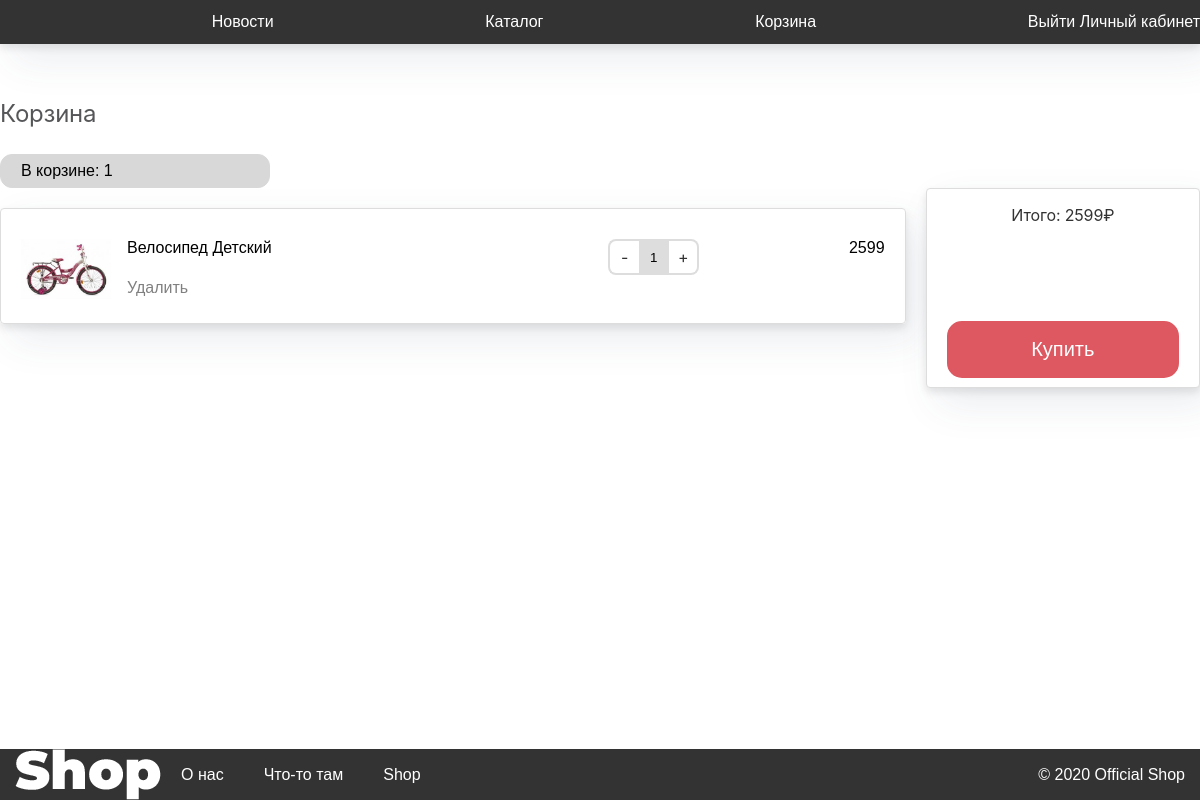
Screenshot of /basket/ (signed in) with the database file from the repository.
### Goods/models.py (models this page shows, shortened)
class About_goods(models.Model):
    category = models.TextField()
    count = models.IntegerField()
    price = models.IntegerField()
    description = models.TextField(default = "description empty")
    name = models.TextField()
    image = models.TextField()
    rating = models.TextField(default="0.00")

### Basket/views.py (the view)
# urls.py: path('', views.basket, name="basket"),
def basket(request):
	if request.user.is_authenticated:
		confirm_check(request.session["user"])
		aunt = True
	else:
		aunt = False
	count = 0
	goodsFullInfo = []
	idForDelete = []
	try:
		goods = Goods_of_user.objects.filter(userName = request.session["user"])
		for i in goods:
			good = About_goods.objects.get(id = i.goodId)
			goodsFullInfo.append({"name" : good.name,
								  "price" : good.price,
								  "image" : good.image,
								  "idForPlusAndMinus" : count,
								  "id" : i.id})
			count+=1
		return render(request, "BasketTemp/basket.html", {"count":count,
														  "goods": goodsFullInfo,
														  "aunt" : aunt,
														  "idForDelete" : idForDelete})
	except Exception as e:
		return render(request, "BasketTemp/basket.html", {"count":count,
														  "goods": goodsFullInfo,
														  "aunt" : aunt,
														  "idForPlusAndMinus" : count,
														  "idForDelete" : idForDelete})

### Main/basket_new_goods.py (called while the page is built)
def confirm_check(userName):
    try:
        goods = Goods_of_user.objects.filter(userName = userName)
        for i in goods:
            i.checked = 1
            i.save()
        return 1
    except Exception as e:
        return 0

### Registration/templates/BasketTemp/basket.html (shortened to what this page needs)
{% extends "index.html"%} {%block head%} {% load static %}
<link rel="stylesheet" href="{%static 'basket.css' %}">
{%endblock%} {%block content%}
<div class="page_laout">
    <div>
      <h2>Корзина</h2>
    </div>
    <div class="basket"><a>В корзине: {{count}}</a></div>
    <form action="/basket/buy_all" method = "POST">
    <div class="conteiner">
      <div class="conteienr_list">
        <div class="list_basket">
    {%for i in goods%}
          <div class="list_item">
            <div class="list_item_in">
              <div class="item_img"><img src="{%static i.image %}" alt=""></div>
              <div class="item_block">
                <div class="item_name">{{i.name}}</div>
                <div class="item_del"><button><a href = '/basket/delete/{{i.id}}'>Удалить</a></button></div>
              </div>
              <div class="item_col">
                <div class="item_col1" style="display: flex;">
                  <div class="item_col_button item_col_button_min" onclick='minus("{{i.idForPlusAndMinus}}")'><p style="color: black;">-</p></div>
                  <input id="{{i.idForPlusAndMinus}}" name="count-{{i.idForPlusAndMinus}}" class='item_col_input' type="text"
                    value='1' readonly>
                    <div  class='item_col_button item_col_button_plus' onclick='plus("{{i.idForPlusAndMinus}}")'><p style="color: black;">+</p></div>
                </div>
              </div>
              <div class="item_price"><span id='{{i.idForPlusAndMinus}}' class='i-p'>{{i.price}}</span></div>
            </div>
          </div>
    {%endfor%}
        </div>
      </div>
      <div class='block_buy'>
        <div>
          <p id="result">Итого:0 ₽</p>
        </div>
        <div>
          <input type="submit" name="buy" value ="Купить" class="block_buy_button">
        </div>
      </div>
      </form>
    </div>
  {%endblock%}

### Registration/static/main.css (style rules this page uses)
:root { --price: red; }
html { cursor: url(/static/cursor/normal.cur), default; }
* { margin: 0; padding: 0; }
body { background: #ffffff; margin: 0; padding: 0; display: flex; font-family: "PT Sans", "Helvetica", "Arial", sans-serif; flex-direction: column; min-height: 100vh; }
.box h1, h2, p { font-size: 14px; line-height: 2; font-weight: 400; letter-spacing: -0.01em; font-family: "SF Pro Text", "Myriad Set Pro", "SF Pro Icons", "Helvetica Neue", "Helvetica", "Arial", sans-serif; position: relative; z-index: 1; padding: 0 10px; opacity: 0.8; background: no-repeat; text-decoration: none; -webkit-transition: opacity 0.3s cubic-bezier(0.25, 0.1, 0.25, 1); transition: opacity 0.3s cubic-bezier(0.25, 0.1, 0.25, 1); -webkit-tap-highlight-color: transparent; outline-offset: -7px; }
div, h1, h2, h3, a, p, form, button { font-size: 16px; box-sizing: border-box; margin: 0; padding: 0; }
a { color: white; text-decoration: none; }
a { cursor: url(/static/cursor/link.cur), progress !important; }
html { cursor: url(/static/cursor/normal.cur), progress !important; }
input[type="text"] { cursor: url(/static/cursor/text.cur), progress !important; }
input[type="submit"] { cursor: url(/static/cursor/link.cur), progress !important; }

### Registration/static/basket.css (style rules this page uses)
:root { padding: 0; margin: 0; }
.conteiner { display: flex; }
.page_laout { max-width: 1480px; width: 100%; margin: 30px auto; flex-grow: 1; }
.basket { border: 1px solid #d8d8d8; background: #d8d8d8; padding: 7px 20px; border-radius: 12px; max-width: 270px; }
.basket a { color: black; }
.conteienr_list { width: 100%; margin: 20px 20px 50px 0; }
.list_basket { box-shadow: 12px 16px 40px rgba(63, 83, 104, 0.1), 0 4px 8px rgba(0, 0, 0, 0.1); border-radius: 4px; }
.list_item { display: flex; padding-top: 30px; margin-bottom: 20px; border: 1px solid #ddd; border-radius: 4px; background: #fff; }
.list_item_in { display: flex; padding: 0 20px 20px; width: 100%; }
.item_block { flex: 2; }
.item_del button { font-size: 14px; line-height: 1.42857; border: 0; background: white; }
.item_del { margin-top: 20px; }
.item_del > button > a { color: grey; }
.item_img img { height: 60px; width: 90px; margin-right: 16px; }
.item_col { flex: 1; }
.item_col input { background: #ddd; }
.item_col1 { display: inline-block; max-width: 91px; width: 91px; }
.item_col_button { width: calc(100% / 3); box-sizing: border-box; height: 36px; background: white; border: 2px solid #ddd; border-radius: 6px; cursor: pointer; }
.item_col_button_min { border-radius: 8px 0 0 8px; border-right: none; color: #ddd; }
.item_col_button_plus { border-radius: 0 8px 8px 0; border-left: none; color: #ddd; }
.item_col_button > p { text-align: center; }
.item_col_input { width: calc(100% / 3); box-sizing: border-box; text-align: center; height: 36px; border: none; }
.page_laout > div:first-child > h2 { color: #2c2d30; margin: 1rem 0; font-size: 1.5rem; }
.block_buy { display: flex; flex-direction: column; justify-content: center; background: #fff; height: 200px; border: 1px solid #ddd; border-radius: 4px; width: 350px; padding: 20px; font-weight: bold; font-size: 20px; box-shadow: 12px 16px 40px rgba(63, 83, 104, 0.1), 0 4px 8px rgba(0, 0, 0, 0.1); }
.block_buy_button { border: 2px solid #dd5860; border-radius: 15px; background: #dd5860; padding: 15px; width: 100%; color: white; font-size: 20px; margin-top: 90px; }
.block_buy > div:first-child { text-align: center; }

### rows the page displays
About_goods: image (picture), name "Велосипед Детский"

### other values shown
{{ count }} "1"
{{ i.price }} "2599"
